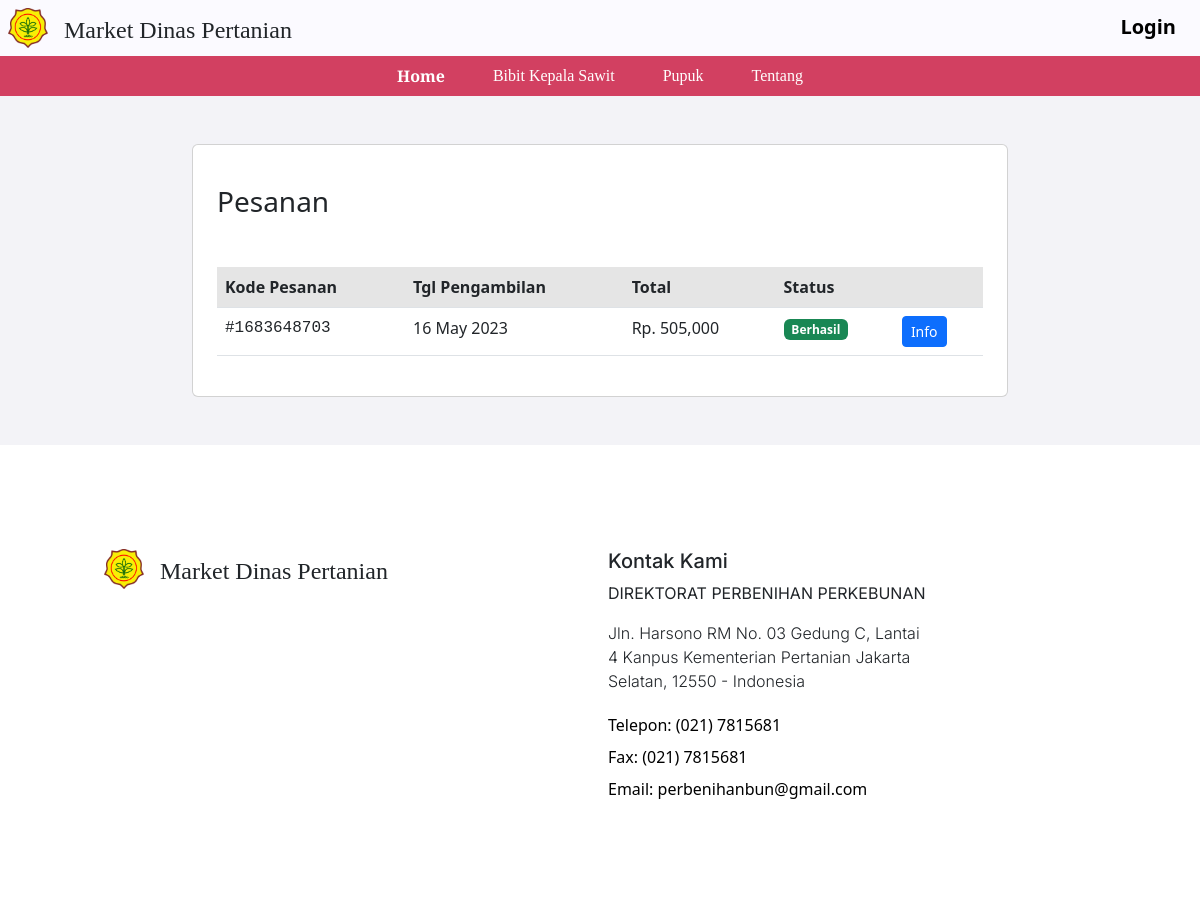
The page /index.php/pesanan on the database its author committed.
### tables this page shows
CREATE TABLE `transaksi` (
  `id` int(11) NOT NULL,
  `kode_pesanan` bigint(25) NOT NULL,
  `id_user` int(11) NOT NULL,
  `tgl_pengambilan` date NOT NULL,
  `status` enum('1','2','3') NOT NULL COMMENT '1 - menunggu pengambilan, 2 success, 3 gagal',
  `total` int(11) NOT NULL,
  `created_at` timestamp NOT NULL DEFAULT CURRENT_TIMESTAMP,
  `updated_at` timestamp NOT NULL DEFAULT CURRENT_TIMESTAMP ON UPDATE CURRENT_TIMESTAMP
);

### application/controllers/Pesanan.php (called while the page is built, shortened)
<?php
class Pesanan extends CI_Controller {
	function __construct() {
		$this->load->model("M_admin");
	}
	public function index()
	{
        $data['transaksi'] = $this->M_admin->select_all('transaksi')->result_array();
		$this->load->view('layout/header');
		$this->load->view('pesanan', $data);
		$this->load->view('layout/footer');
	}
}

### index.php (called while the page is built, shortened)
<?php
require_once BASEPATH.'core/CodeIgniter.php';

### application/models/M_admin.php (called while the page is built, shortened)
<?php
class M_admin extends CI_Model
{
    function select_all($table)
    {
        return $this->db->get($table);
    }
}

### application/views/pesanan.php (the view, shortened to what this page needs)
<div class="col-12 m-0 p-0 content">
    <div class="row p-0 my-5 justify-content-center">
        <div class="card p-4 col-8">
            <h3 class="col-12 my-3 mb-5 p-0">Pesanan</h3>
            <div class="col-12 m-0 p-0">
                <form method="POST" action="<?php echo base_url(); ?>pesanan/store">
                    <div class="col-md-12">
                        <table class="table table-cart">
                                <thead>
                                <tr>
                                    <th class="table-active">Kode Pesanan</th>
                                    <th class="table-active">Tgl Pengambilan</th>
                                    <th class="table-active">Total</th>
                                    <th class="table-active">Status</th>
                                    <th class="table-active"></th>
                                </tr>
                            </thead>
                            <tbody>
                                <?php
                                foreach ($transaksi as $key => $value) {
                                ?>
                                <tr>
                                    <td style="font-family: Consolas, monaco, monospace;">#<?php echo $value['kode_pesanan']; ?></td>
                                    <td><?php echo date('d F Y', strtotime($value['tgl_pengambilan'])); ?></td>
                                    <td>Rp. <?php echo number_format($value['total']); ?></td>
                                    <td>
                                        <?php
                                        switch ($value['status']) {
                                            case '2':
                                                echo '<span class="badge bg-success">Berhasil</span>';
                                                break;
                                        }
                                        ?>
                                    </td>
                                    <td>
                                        <a href="<?php echo base_url(); ?>pesanan/show/<?php echo $value['id']; ?>" class="btn btn-sm btn-primary">Info</a>
                                    </td>
                                </tr>
                                <?php
                                }
                                ?>
                            </tbody>
                        </table>
                    </div>
                </form>
            </div>
        </div>
    </div>
</div>

### assets/css/style.css (style rules this page uses)
body { padding: 0; margin: 0; background-color: #F3F3F7; }

### rows shown on the page
transaksi: kode_pesanan "1683648703", tgl_pengambilan "16 May 2023", total "505,000", status "Berhasil"
